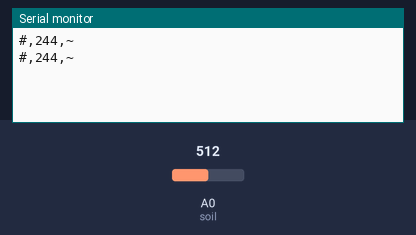
Simulated run of this sketch. Board: Arduino Uno, built with avr-gcc and run on an emulated ATmega328P. Shown: the last lines printed to the serial monitor. The inputs (shaded band) are chosen by the test bench; at power-on: A0 (soil) = 512.

Above: at 1.8 s.
1.9 s: A0 (soil) set to 716
At 2.8 s:
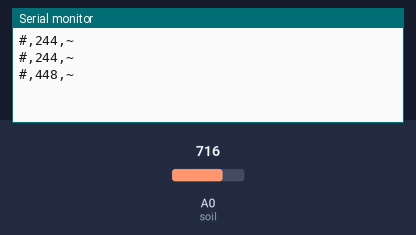
3.4 s: A0 (soil) set to 900
At 4.4 s:
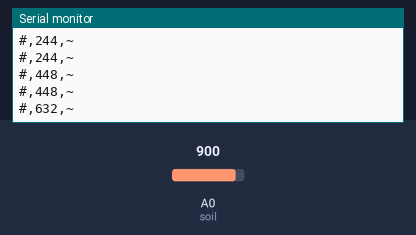
Timing chart, 0 to 6.4 s (numbered marks = the images above; inputs shaded):
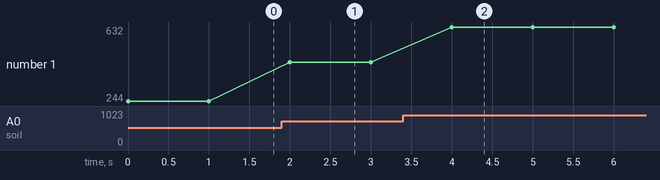

The sketch:

smart_diaper.ino
```cpp
int soil=A0;
int moisture;

void setup(){
   pinMode(soil,INPUT);
   Serial.begin(9600);
  }

void loop(){
   moisture=analogRead(soil);
   moisture=moisture-268;
   if (isnan(moisture)){
     return;
    }

   Serial.print("#");
   Serial.print(",");
   Serial.print(moisture);
   Serial.print(",");
   Serial.println("~");
   delay(1000);
  }
```

Measured:
- after the input at 1.9 s, the serial monitor: prints a new line after 0.10 s (image 1)
- after the input at 3.4 s, the serial monitor: prints a new line after 0.60 s (image 2)
- plotted number 1: 244 → 448 after the input at 1.9 s, 448 → 632 after the input at 3.4 s
